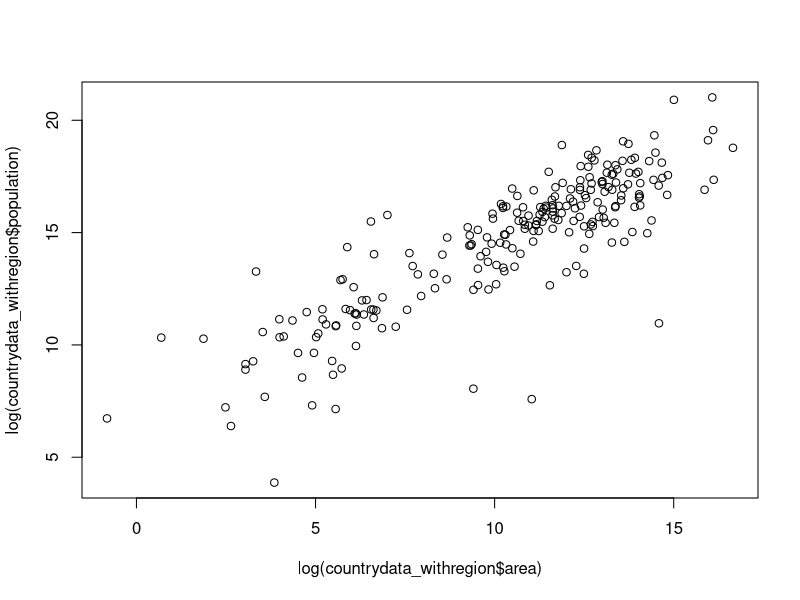
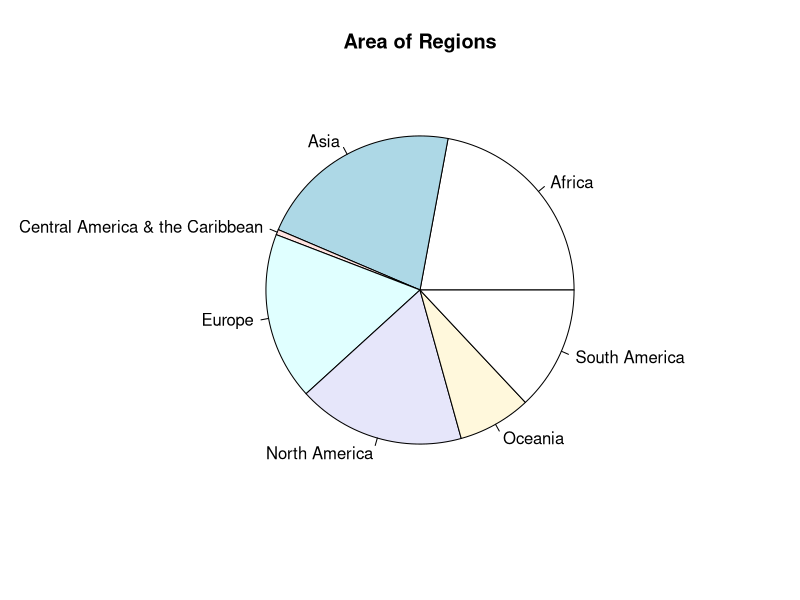
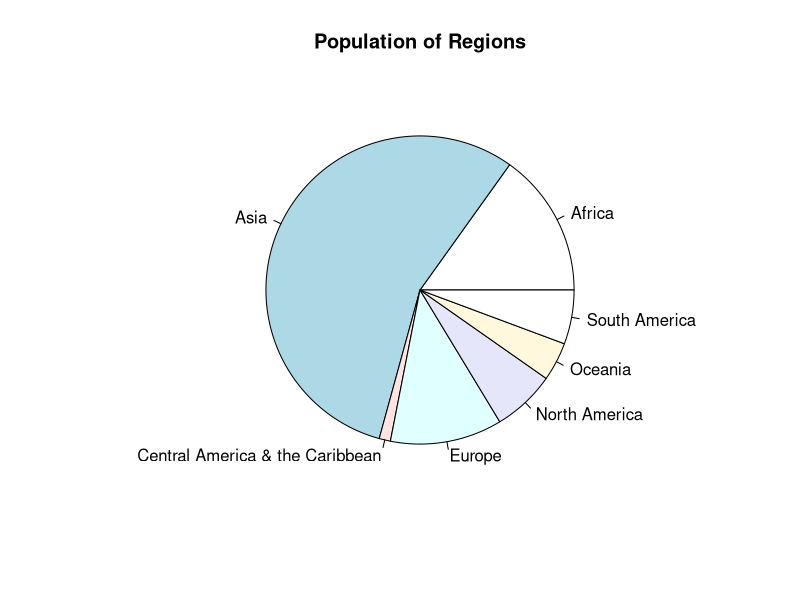
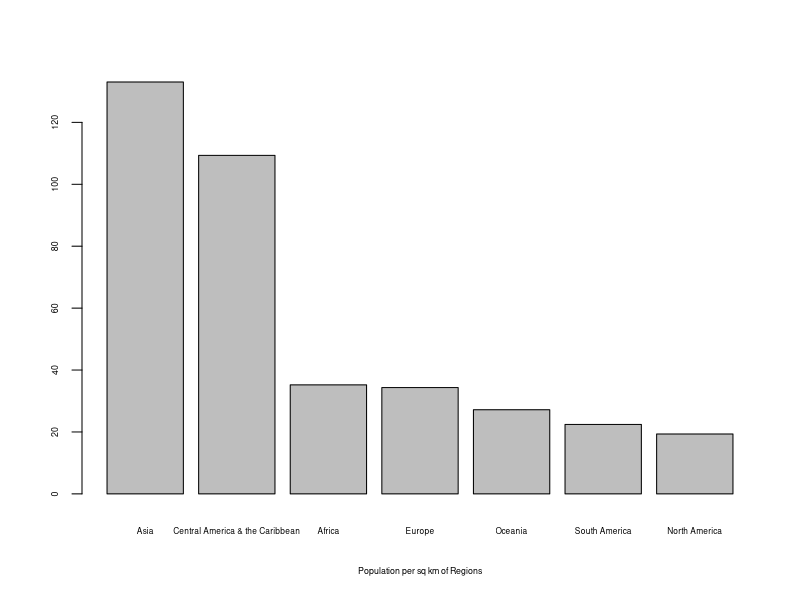

Write the R code that produced these figures, in order.
setwd("C:\\UM\\Courses\\SI\\SI618\\HW\\HW1")
#read.table makes errors
#countrydata_withregion<-read.delim("countrydata_withregion.tsv",sep="\t",head=TRUE)
countrydata_withregion<-read.table("countrydata_withregion.tsv",quote = "\"",head=TRUE,sep="\t")
head(countrydata_withregion,15)
plot(log(countrydata_withregion$area),log(countrydata_withregion$population))

area_region<-aggregate(countrydata_withregion$area,by=list(countrydata_withregion$region),FUN=sum)
countrydata_withregion$population<-as.numeric(countrydata_withregion$population)
popu_region<-aggregate(countrydata_withregion$population,by=list(countrydata_withregion$region),FUN=sum)
pie(area_region$x,labels=area_region$Group.1,main = "Area of Regions")
pie(popu_region$x,labels=area_region$Group.1,main = "Population of Regions")

popu_area<-popu_region$x/area_region$x
df_popu_area<-data.frame(popu_region$Group.1,popu_area)
df_ordered<-df_popu_area[order(df_popu_area$popu_area,decreasing = TRUE),]
height_bar=0.4/max(df_ordered$popu_area)*df_ordered$popu_area
barplot(df_ordered$popu_area,names.arg = df_ordered$popu_region.Group.1,xlab = "Population per sq km of Regions",width=c(0.5,0.5,0.5,0.5,0.5,0.5,0.5),cex.names = 0.5,cex.axis = 0.53,cex.lab=0.53)
#?barplot
